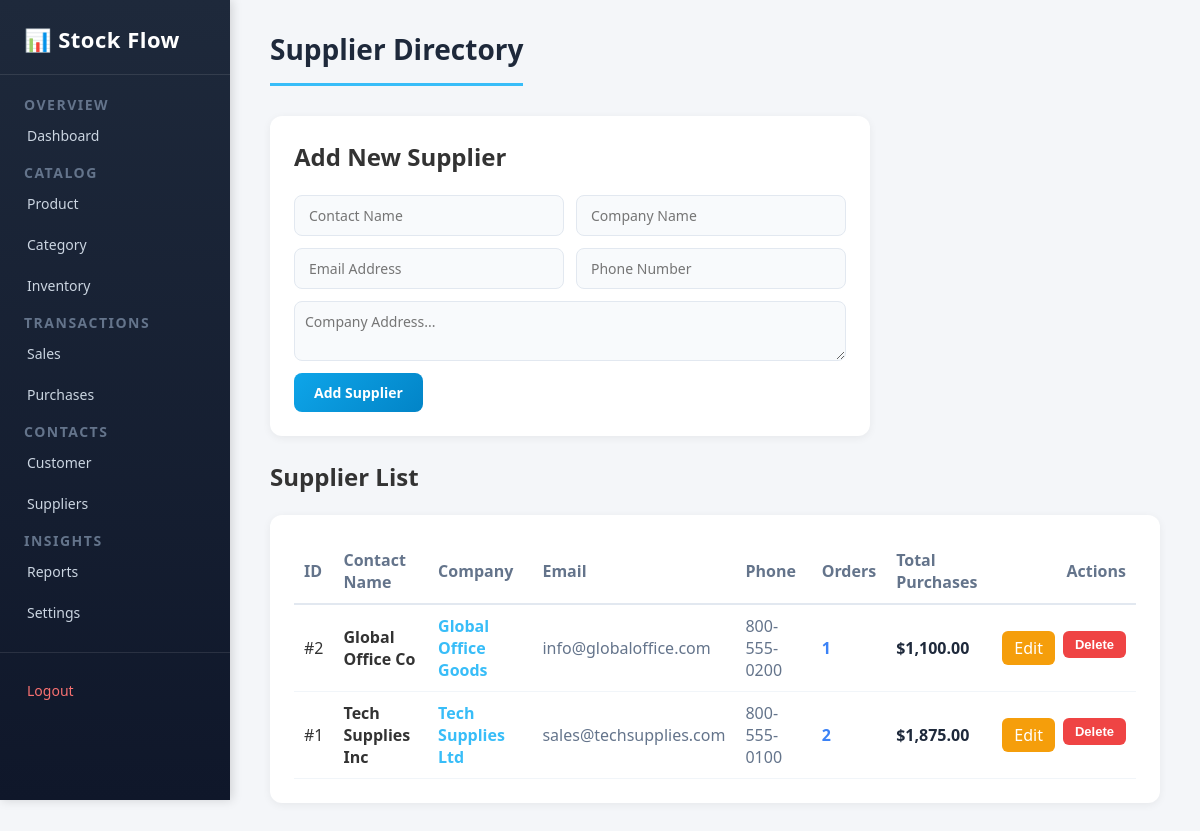
/pages/suppliers.php (signed in), run on the app's committed database.
### tables this page shows
CREATE TABLE IF NOT EXISTS `suppliers` (
    `id` INT AUTO_INCREMENT PRIMARY KEY,
    `name` VARCHAR(100) NOT NULL,
    `company` VARCHAR(100),
    `email` VARCHAR(100),
    `phone` VARCHAR(30),
    `address` TEXT
);

### pages/suppliers.php (the view, shortened to what this page needs)
<?php
require_once __DIR__ . '/../includes/header.php';
$edit_sup = null;
$suppliers = [];
if ($pdo !== null) {
    $stmt = $pdo->query("SELECT s.*, COUNT(pu.id) AS total_orders, COALESCE(SUM(pu.total_amount), 0) AS total_purchased
                         FROM suppliers s
                         LEFT JOIN purchases pu ON s.id = pu.supplier_id
                         GROUP BY s.id
                         ORDER BY s.id DESC");
    $suppliers = $stmt->fetchAll();
}
?>
<h1>Supplier Directory</h1>
<div class="form-card" style="max-width: 600px;">
    <h2><?php echo $edit_sup ? 'Edit Supplier' : 'Add New Supplier'; ?></h2>
    <br>
    <form method="POST" action="suppliers.php" id="todoForm">
        <div style="display: grid; grid-template-columns: 1fr 1fr; gap: 12px;">
            <input type="text" name="name" placeholder="Contact Name" value="<?php echo htmlspecialchars($edit_sup['name'] ?? ''); ?>" required>
            <input type="text" name="company" placeholder="Company Name" value="<?php echo htmlspecialchars($edit_sup['company'] ?? ''); ?>">
        </div>
        <div style="display: grid; grid-template-columns: 1fr 1fr; gap: 12px;">
            <input type="email" name="email" placeholder="Email Address" value="<?php echo htmlspecialchars($edit_sup['email'] ?? ''); ?>">
            <input type="text" name="phone" placeholder="Phone Number" value="<?php echo htmlspecialchars($edit_sup['phone'] ?? ''); ?>">
        </div>
        <textarea name="address" placeholder="Company Address..." rows="2" style="width: 100%; padding: 10px; border-radius: 8px; border: 1.5px solid #e2e8f0; font-family: inherit;"><?php echo htmlspecialchars($edit_sup['address'] ?? ''); ?></textarea>
        <div style="display: flex; gap: 10px;">
            <button type="submit" id="submit"><?php echo $edit_sup ? 'Update Supplier' : 'Add Supplier'; ?></button>
        </div>
    </form>
</div>
<h2>Supplier List</h2>
<br>
<div class="form-card" style="max-width: 100%;">
    <table style="width: 100%; border-collapse: collapse; text-align: left;">
        <thead>
            <tr style="border-bottom: 2px solid #e2e8f0; color: #64748b;">
                <th style="padding: 10px;">ID</th>
                <th style="padding: 10px;">Contact Name</th>
                <th style="padding: 10px;">Company</th>
                <th style="padding: 10px;">Email</th>
                <th style="padding: 10px;">Phone</th>
                <th style="padding: 10px;">Orders</th>
                <th style="padding: 10px;">Total Purchases</th>
                <th style="padding: 10px; text-align: right;">Actions</th>
            </tr>
        </thead>
        <tbody>
            <?php if (empty($suppliers)): ?>
                <tr>
                    <td colspan="8" style="padding: 15px; color: #64748b;">No suppliers added yet.</td>
                </tr>
            <?php else: ?>
                <?php foreach ($suppliers as $s): ?>
                    <tr style="border-bottom: 1px solid #f1f5f9;">
                        <td style="padding: 10px;">#<?php echo $s['id']; ?></td>
                        <td style="padding: 10px; font-weight: 600;"><?php echo htmlspecialchars($s['name']); ?></td>
                        <td style="padding: 10px; color: #38bdf8; font-weight: 600;"><?php echo htmlspecialchars($s['company'] ?? '-'); ?></td>
                        <td style="padding: 10px; color: #64748b;"><?php echo htmlspecialchars($s['email'] ?? '-'); ?></td>
                        <td style="padding: 10px; color: #64748b;"><?php echo htmlspecialchars($s['phone'] ?? '-'); ?></td>
                        <td style="padding: 10px; font-weight: 600; color: #3b82f6;"><?php echo $s['total_orders']; ?></td>
                        <td style="padding: 10px; font-weight: 700; color: #1e293b;">$<?php echo number_format($s['total_purchased'], 2); ?></td>
                        <td style="padding: 10px; text-align: right;">
                            <div class="btn" style="justify-content: flex-end;">
                                <a href="suppliers.php?edit=<?php echo $s['id']; ?>" class="update" style="padding: 6px 12px; border-radius: 6px; text-decoration: none; display: inline-block;">Edit</a>
                                <form method="POST" action="suppliers.php" style="display: inline;" onsubmit="return confirm('Are you sure you want to delete this supplier?');">
                                    <button type="submit" class="delete">Delete</button>
                                </form>
                            </div>
                        </td>
                    </tr>
                <?php endforeach; ?>
            <?php endif; ?>
        </tbody>
    </table>
</div>
<?php require_once __DIR__ . '/../includes/footer.php'; ?>

### style/style.css (style rules this page uses)
* { margin: 0; padding: 0; box-sizing: border-box; }
body { font-family: 'Segoe UI', Tahoma, Geneva, Verdana, sans-serif; background-color: #f4f6f9; color: #333; min-height: 100vh; }
a { text-decoration: none; color: inherit; }
#rightsidebar > h1 { font-size: 28px; font-weight: 700; color: #1e293b; margin-bottom: 30px; padding-bottom: 15px; border-bottom: 3px solid #38bdf8; display: inline-block; }
.form-card { background: #ffffff; border-radius: 12px; padding: 24px; box-shadow: 0 2px 8px rgba(0, 0, 0, 0.06); margin-bottom: 24px; max-width: 600px; }
#todoForm { display: flex; flex-direction: column; gap: 12px; }
#todoForm input, #todoForm textarea { width: 100%; padding: 10px 14px; font-size: 14px; font-family: inherit; color: #1e293b; background: #f8fafc; border: 1.5px solid #e2e8f0; border-radius: 8px; outline: none; transition: border-color 0.2s ease; }
#submit { padding: 10px 20px; font-size: 14px; font-weight: 600; font-family: inherit; color: #ffffff; background: linear-gradient(135deg, #0ea5e9 0%, #0284c7 100%); border: none; border-radius: 8px; cursor: pointer; transition: transform 0.2s ease, box-shadow 0.2s ease; align-self: flex-start; }
.btn { display: flex; gap: 8px; }
.btn button { padding: 6px 12px; font-size: 13px; font-weight: 600; border: none; border-radius: 6px; cursor: pointer; transition: background 0.2s ease; }
.update { background-color: #f59e0b; color: #ffffff; }
.delete { background-color: #ef4444; color: #ffffff; }

### data on the page
suppliers: id "2", name "Global Office Co", company "Global Office Goods", email "info@globaloffice.com", phone "800-555-0200", total_orders "1", total_purchased "1,100.00"
suppliers: id "1", name "Tech Supplies Inc", company "Tech Supplies Ltd", email "sales@techsupplies.com", phone "800-555-0100", total_orders "2", total_purchased "1,875.00"
